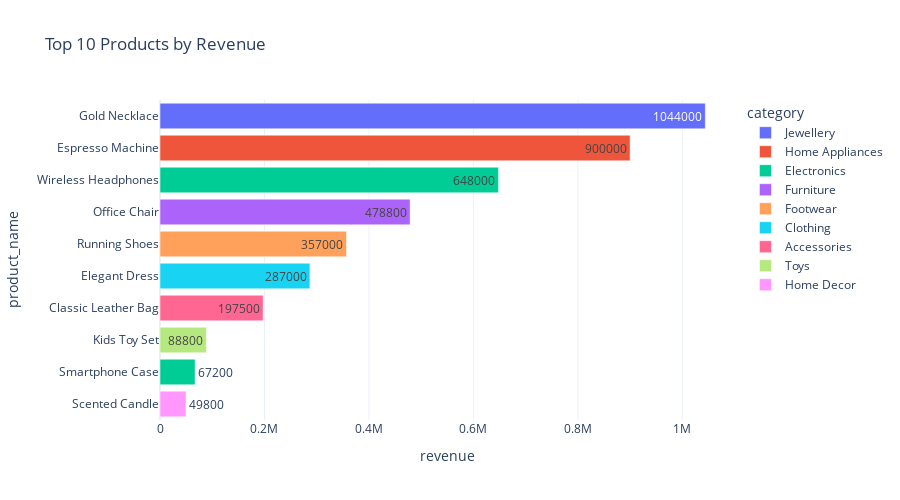

Source (notebook cell):
### Code cell
# Top 10 products by revenue
top10 = top_products.head(10)

fig = px.bar(
    top10, 
    x='revenue', 
    y='product_name', 
    orientation='h',
    color='category',
    text='revenue',
    title="Top 10 Products by Revenue",
    height=500
)
fig.update_layout(yaxis={'categoryorder':'total ascending'}, template='plotly_white')
fig.show()

### Figure 1 — Plotly figure (JSON) as saved in the notebook; plotly's stock layout.template omitted (floating-point values rounded to 4 significant figures)
{"data": [{"hovertemplate": "category=Jewellery<br>revenue=%{text}<br>product_name=%{y}<extra></extra>", "legendgroup": "Jewellery", "marker": {"color": "#636efa", "pattern": {"shape": ""}}, "name": "Jewellery", "orientation": "h", "showlegend": true, "text": [1044000.0], "textposition": "auto", "type": "bar", "x": [1044000], "xaxis": "x", "y": ["Gold Necklace"], "yaxis": "y"}, {"hovertemplate": "category=Home Appliances<br>revenue=%{text}<br>product_name=%{y}<extra></extra>", "legendgroup": "Home Appliances", "marker": {"color": "#EF553B", "pattern": {"shape": ""}}, "name": "Home Appliances", "orientation": "h", "showlegend": true, "text": [900000.0], "textposition": "auto", "type": "bar", "x": [900000], "xaxis": "x", "y": ["Espresso Machine"], "yaxis": "y"}, {"hovertemplate": "category=Electronics<br>revenue=%{text}<br>product_name=%{y}<extra></extra>", "legendgroup": "Electronics", "marker": {"color": "#00cc96", "pattern": {"shape": ""}}, "name": "Electronics", "orientation": "h", "showlegend": true, "text": [648000.0, 67200.0], "textposition": "auto", "type": "bar", "x": [648000, 67200], "xaxis": "x", "y": ["Wireless Headphones", "Smartphone Case"], "yaxis": "y"}, {"hovertemplate": "category=Furniture<br>revenue=%{text}<br>product_name=%{y}<extra></extra>", "legendgroup": "Furniture", "marker": {"color": "#ab63fa", "pattern": {"shape": ""}}, "name": "Furniture", "orientation": "h", "showlegend": true, "text": [478800.0], "textposition": "auto", "type": "bar", "x": [478800], "xaxis": "x", "y": ["Office Chair"], "yaxis": "y"}, {"hovertemplate": "category=Footwear<br>revenue=%{text}<br>product_name=%{y}<extra></extra>", "legendgroup": "Footwear", "marker": {"color": "#FFA15A", "pattern": {"shape": ""}}, "name": "Footwear", "orientation": "h", "showlegend": true, "text": [357000.0], "textposition": "auto", "type": "bar", "x": [357000], "xaxis": "x", "y": ["Running Shoes"], "yaxis": "y"}, {"hovertemplate": "category=Clothing<br>revenue=%{text}<br>product_name=%{y}<extra></extra>", "legendgroup": "Clothing", "marker": {"color": "#19d3f3", "pattern": {"shape": ""}}, "name": "Clothing", "orientation": "h", "showlegend": true, "text": [287000.0], "textposition": "auto", "type": "bar", "x": [287000], "xaxis": "x", "y": ["Elegant Dress"], "yaxis": "y"}, {"hovertemplate": "category=Accessories<br>revenue=%{text}<br>product_name=%{y}<extra></extra>", "legendgroup": "Accessories", "marker": {"color": "#FF6692", "pattern": {"shape": ""}}, "name": "Accessories", "orientation": "h", "showlegend": true, "text": [197500.0], "textposition": "auto", "type": "bar", "x": [197500], "xaxis": "x", "y": ["Classic Leather Bag"], "yaxis": "y"}, {"hovertemplate": "category=Toys<br>revenue=%{text}<br>product_name=%{y}<extra></extra>", "legendgroup": "Toys", "marker": {"color": "#B6E880", "pattern": {"shape": ""}}, "name": "Toys", "orientation": "h", "showlegend": true, "text": [88800.0], "textposition": "auto", "type": "bar", "x": [88800], "xaxis": "x", "y": ["Kids Toy Set"], "yaxis": "y"}, {"hovertemplate": "category=Home Decor<br>revenue=%{text}<br>product_name=%{y}<extra></extra>", "legendgroup": "Home Decor", "marker": {"color": "#FF97FF", "pattern": {"shape": ""}}, "name": "Home Decor", "orientation": "h", "showlegend": true, "text": [49800.0], "textposition": "auto", "type": "bar", "x": [49800], "xaxis": "x", "y": ["Scented Candle"], "yaxis": "y"}], "layout": {"barmode": "relative", "height": 500, "legend": {"title": {"text": "category"}, "tracegroupgap": 0}, "title": {"text": "Top 10 Products by Revenue"}, "xaxis": {"anchor": "y", "domain": [0, 1], "title": {"text": "revenue"}}, "yaxis": {"anchor": "x", "categoryorder": "total ascending", "domain": [0, 1], "title": {"text": "product_name"}}}}
